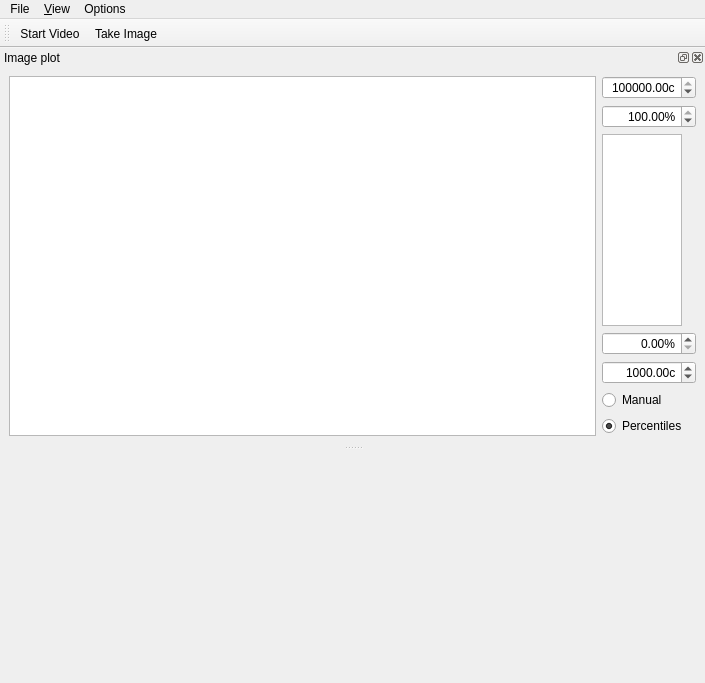
<?xml version="1.0" encoding="UTF-8"?>
<ui version="4.0">
 <class>MainWindow</class>
 <widget class="QMainWindow" name="MainWindow">
  <property name="geometry">
   <rect>
    <x>0</x>
    <y>0</y>
    <width>705</width>
    <height>683</height>
   </rect>
  </property>
  <property name="windowTitle">
   <string>qudi: Camera control</string>
  </property>
  <widget class="QWidget" name="centralwidget">
   <property name="sizePolicy">
    <sizepolicy hsizetype="Expanding" vsizetype="Expanding">
     <horstretch>0</horstretch>
     <verstretch>0</verstretch>
    </sizepolicy>
   </property>
  </widget>
  <widget class="QMenuBar" name="menubar">
   <property name="geometry">
    <rect>
     <x>0</x>
     <y>0</y>
     <width>705</width>
     <height>21</height>
    </rect>
   </property>
   <property name="sizePolicy">
    <sizepolicy hsizetype="Expanding" vsizetype="Minimum">
     <horstretch>0</horstretch>
     <verstretch>0</verstretch>
    </sizepolicy>
   </property>
   <widget class="QMenu" name="menuView">
    <property name="title">
     <string>&amp;View</string>
    </property>
    <addaction name="image_plot_view_Action"/>
    <addaction name="separator"/>
    <addaction name="separator"/>
    <addaction name="actionClose"/>
   </widget>
   <widget class="QMenu" name="menuOptions">
    <property name="title">
     <string>Options</string>
    </property>
    <addaction name="actionSettings"/>
   </widget>
   <widget class="QMenu" name="menuFile">
    <property name="title">
     <string>File</string>
    </property>
    <addaction name="actionSave_XY_Scan"/>
   </widget>
   <addaction name="menuFile"/>
   <addaction name="menuView"/>
   <addaction name="menuOptions"/>
  </widget>
  <widget class="QDockWidget" name="image_plot_DockWidget">
   <property name="sizePolicy">
    <sizepolicy hsizetype="Expanding" vsizetype="Preferred">
     <horstretch>0</horstretch>
     <verstretch>0</verstretch>
    </sizepolicy>
   </property>
   <property name="minimumSize">
    <size>
     <width>100</width>
     <height>122</height>
    </size>
   </property>
   <property name="windowTitle">
    <string>Image plot</string>
   </property>
   <attribute name="dockWidgetArea">
    <number>4</number>
   </attribute>
   <widget class="QWidget" name="dockWidgetContents">
    <property name="minimumSize">
     <size>
      <width>100</width>
      <height>100</height>
     </size>
    </property>
    <layout class="QGridLayout" name="gridLayout">
     <item row="0" column="2">
      <widget class="PlotWidget" name="image_PlotWidget">
       <property name="sizePolicy">
        <sizepolicy hsizetype="Expanding" vsizetype="Expanding">
         <horstretch>0</horstretch>
         <verstretch>0</verstretch>
        </sizepolicy>
       </property>
       <property name="minimumSize">
        <size>
         <width>100</width>
         <height>100</height>
        </size>
       </property>
       <property name="transformationAnchor">
        <enum>QGraphicsView::AnchorUnderMouse</enum>
       </property>
      </widget>
     </item>
     <item row="0" column="3">
      <layout class="QVBoxLayout" name="verticalLayout" stretch="0,0,0,0,0,0,0">
       <item>
        <widget class="ScienDSpinBox" name="xy_cb_max_DoubleSpinBox">
         <property name="sizePolicy">
          <sizepolicy hsizetype="Fixed" vsizetype="Fixed">
           <horstretch>0</horstretch>
           <verstretch>0</verstretch>
          </sizepolicy>
         </property>
         <property name="maximumSize">
          <size>
           <width>100</width>
           <height>16777215</height>
          </size>
         </property>
         <property name="mouseTracking">
          <bool>true</bool>
         </property>
         <property name="acceptDrops">
          <bool>true</bool>
         </property>
         <property name="alignment">
          <set>Qt::AlignRight|Qt::AlignTrailing|Qt::AlignVCenter</set>
         </property>
         <property name="accelerated">
          <bool>true</bool>
         </property>
         <property name="suffix">
          <string>c</string>
         </property>
         <property name="decimals">
          <number>2</number>
         </property>
         <property name="minimum">
          <double>-1000000000.000000000000000</double>
         </property>
         <property name="maximum">
          <double>1000000000.000000000000000</double>
         </property>
         <property name="value">
          <double>100000.000000000000000</double>
         </property>
        </widget>
       </item>
       <item>
        <widget class="ScienDSpinBox" name="xy_cb_high_percentile_DoubleSpinBox">
         <property name="maximumSize">
          <size>
           <width>100</width>
           <height>16777215</height>
          </size>
         </property>
         <property name="alignment">
          <set>Qt::AlignRight|Qt::AlignTrailing|Qt::AlignVCenter</set>
         </property>
         <property name="suffix">
          <string>%</string>
         </property>
         <property name="decimals">
          <number>2</number>
         </property>
         <property name="minimum">
          <double>0.000000000000000</double>
         </property>
         <property name="maximum">
          <double>100.000000000000000</double>
         </property>
         <property name="singleStep">
          <double>0.100000000000000</double>
         </property>
         <property name="value">
          <double>100.000000000000000</double>
         </property>
        </widget>
       </item>
       <item>
        <widget class="PlotWidget" name="xy_cb_ViewWidget">
         <property name="sizePolicy">
          <sizepolicy hsizetype="Preferred" vsizetype="Preferred">
           <horstretch>0</horstretch>
           <verstretch>0</verstretch>
          </sizepolicy>
         </property>
         <property name="maximumSize">
          <size>
           <width>80</width>
           <height>16777215</height>
          </size>
         </property>
        </widget>
       </item>
       <item>
        <widget class="ScienDSpinBox" name="xy_cb_low_percentile_DoubleSpinBox">
         <property name="maximumSize">
          <size>
           <width>100</width>
           <height>16777215</height>
          </size>
         </property>
         <property name="alignment">
          <set>Qt::AlignRight|Qt::AlignTrailing|Qt::AlignVCenter</set>
         </property>
         <property name="suffix">
          <string>%</string>
         </property>
         <property name="decimals">
          <number>2</number>
         </property>
         <property name="minimum">
          <double>0.000000000000000</double>
         </property>
         <property name="maximum">
          <double>100.000000000000000</double>
         </property>
         <property name="singleStep">
          <double>0.100000000000000</double>
         </property>
         <property name="value">
          <double>0.000000000000000</double>
         </property>
        </widget>
       </item>
       <item>
        <widget class="ScienDSpinBox" name="xy_cb_min_DoubleSpinBox">
         <property name="sizePolicy">
          <sizepolicy hsizetype="Fixed" vsizetype="Fixed">
           <horstretch>0</horstretch>
           <verstretch>0</verstretch>
          </sizepolicy>
         </property>
         <property name="maximumSize">
          <size>
           <width>100</width>
           <height>16777215</height>
          </size>
         </property>
         <property name="mouseTracking">
          <bool>true</bool>
         </property>
         <property name="acceptDrops">
          <bool>true</bool>
         </property>
         <property name="alignment">
          <set>Qt::AlignRight|Qt::AlignTrailing|Qt::AlignVCenter</set>
         </property>
         <property name="accelerated">
          <bool>true</bool>
         </property>
         <property name="suffix">
          <string>c</string>
         </property>
         <property name="decimals">
          <number>2</number>
         </property>
         <property name="minimum">
          <double>-1000000000.000000000000000</double>
         </property>
         <property name="maximum">
          <double>10000000.000000000000000</double>
         </property>
         <property name="value">
          <double>1000.000000000000000</double>
         </property>
        </widget>
       </item>
       <item>
        <widget class="QRadioButton" name="xy_cb_manual_RadioButton">
         <property name="text">
          <string>Manual</string>
         </property>
         <property name="checked">
          <bool>false</bool>
         </property>
        </widget>
       </item>
       <item>
        <widget class="QRadioButton" name="xy_cb_centiles_RadioButton">
         <property name="text">
          <string>Percentiles</string>
         </property>
         <property name="checked">
          <bool>true</bool>
         </property>
        </widget>
       </item>
      </layout>
     </item>
    </layout>
   </widget>
  </widget>
  <widget class="QToolBar" name="control_ToolBar">
   <property name="enabled">
    <bool>true</bool>
   </property>
   <property name="sizePolicy">
    <sizepolicy hsizetype="Expanding" vsizetype="Fixed">
     <horstretch>0</horstretch>
     <verstretch>0</verstretch>
    </sizepolicy>
   </property>
   <property name="windowTitle">
    <string>PID Controls</string>
   </property>
   <property name="toolButtonStyle">
    <enum>Qt::ToolButtonTextBesideIcon</enum>
   </property>
   <attribute name="toolBarArea">
    <enum>TopToolBarArea</enum>
   </attribute>
   <attribute name="toolBarBreak">
    <bool>false</bool>
   </attribute>
   <addaction name="start_video_Action"/>
   <addaction name="start_image_Action"/>
  </widget>
  <action name="start_video_Action">
   <property name="checkable">
    <bool>true</bool>
   </property>
   <property name="icon">
    <iconset>
     <normaloff>../../artwork/icons/qudiTheme/22x22/start-counter.png</normaloff>
     <normalon>../../artwork/icons/qudiTheme/22x22/stop-counter.png</normalon>../../artwork/icons/qudiTheme/22x22/start-counter.png</iconset>
   </property>
   <property name="text">
    <string>Start Video</string>
   </property>
   <property name="toolTip">
    <string>Start the acquisition</string>
   </property>
  </action>
  <action name="image_plot_view_Action">
   <property name="checkable">
    <bool>true</bool>
   </property>
   <property name="text">
    <string>Image plot</string>
   </property>
   <property name="toolTip">
    <string>Show the Slow counter</string>
   </property>
  </action>
  <action name="actionClose">
   <property name="icon">
    <iconset>
     <normaloff>../../artwork/icons/oxygen/22x22/application-exit.png</normaloff>../../artwork/icons/oxygen/22x22/application-exit.png</iconset>
   </property>
   <property name="text">
    <string>&amp;Close</string>
   </property>
  </action>
  <action name="start_image_Action">
   <property name="checkable">
    <bool>true</bool>
   </property>
   <property name="icon">
    <iconset>
     <normaloff>../../artwork/icons/qudiTheme/22x22/start-counter.png</normaloff>
     <normalon>../../artwork/icons/qudiTheme/22x22/stop-counter.png</normalon>../../artwork/icons/qudiTheme/22x22/start-counter.png</iconset>
   </property>
   <property name="text">
    <string>Take Image</string>
   </property>
   <property name="toolTip">
    <string>Take an image</string>
   </property>
  </action>
  <action name="actionSettings">
   <property name="icon">
    <iconset>
     <normaloff>../../artwork/icons/oxygen/22x22/configure.png</normaloff>../../artwork/icons/oxygen/22x22/configure.png</iconset>
   </property>
   <property name="text">
    <string>Settings</string>
   </property>
  </action>
  <action name="actionGain">
   <property name="text">
    <string>Gain</string>
   </property>
  </action>
  <action name="actionSave_XY_Scan">
   <property name="icon">
    <iconset>
     <normaloff>../../artwork/icons/oxygen/22x22/document-save.png</normaloff>../../artwork/icons/oxygen/22x22/document-save.png</iconset>
   </property>
   <property name="text">
    <string>Save Image</string>
   </property>
  </action>
 </widget>
 <customwidgets>
  <customwidget>
   <class>PlotWidget</class>
   <extends>QGraphicsView</extends>
   <header>pyqtgraph</header>
  </customwidget>
  <customwidget>
   <class>ScienDSpinBox</class>
   <extends>QDoubleSpinBox</extends>
   <header>qtwidgets.scientific_spinbox.h</header>
  </customwidget>
 </customwidgets>
 <resources/>
 <connections>
  <connection>
   <sender>image_plot_view_Action</sender>
   <signal>triggered(bool)</signal>
   <receiver>image_plot_DockWidget</receiver>
   <slot>setVisible(bool)</slot>
   <hints>
    <hint type="sourcelabel">
     <x>-1</x>
     <y>-1</y>
    </hint>
    <hint type="destinationlabel">
     <x>399</x>
     <y>136</y>
    </hint>
   </hints>
  </connection>
  <connection>
   <sender>image_plot_DockWidget</sender>
   <signal>visibilityChanged(bool)</signal>
   <receiver>image_plot_view_Action</receiver>
   <slot>setChecked(bool)</slot>
   <hints>
    <hint type="sourcelabel">
     <x>399</x>
     <y>136</y>
    </hint>
    <hint type="destinationlabel">
     <x>-1</x>
     <y>-1</y>
    </hint>
   </hints>
  </connection>
  <connection>
   <sender>actionClose</sender>
   <signal>triggered()</signal>
   <receiver>MainWindow</receiver>
   <slot>close()</slot>
   <hints>
    <hint type="sourcelabel">
     <x>-1</x>
     <y>-1</y>
    </hint>
    <hint type="destinationlabel">
     <x>219</x>
     <y>281</y>
    </hint>
   </hints>
  </connection>
 </connections>
</ui>
